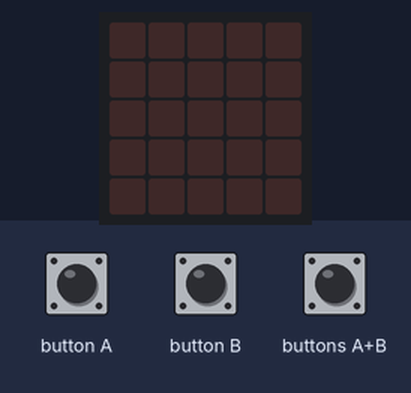
A program run on a simulated BBC micro:bit (MakeCode). Shown: the board's 5×5 LED display. The inputs (shaded band) are chosen by the test bench.

Above: at 1.2 s.
1.3 s: button A pressed for 0.15 s
At 2.3 s:
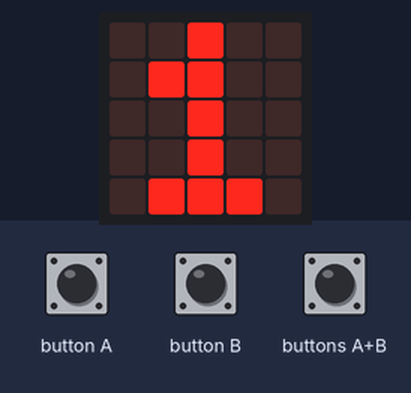
2.9 s: button B pressed for 0.15 s
At 3.5 s:
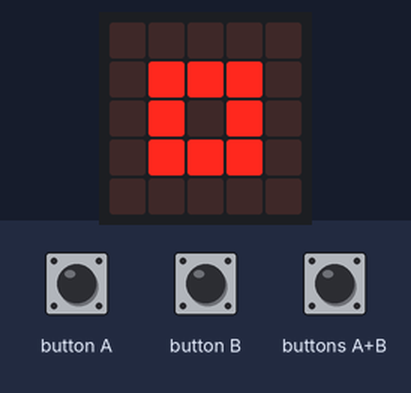
4.5 s: buttons A+B pressed for 0.15 s
At 5.8 s:
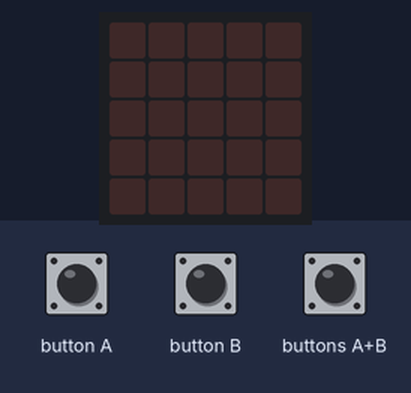
6.1 s: button A pressed for 0.15 s
At 7.1 s:
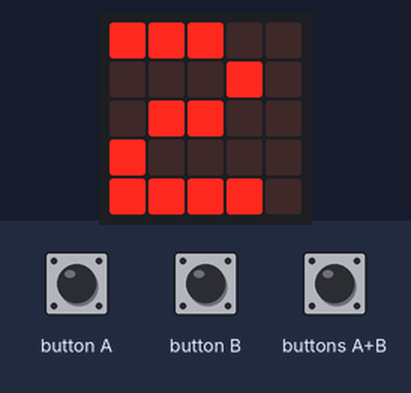
7.7 s: button B pressed for 0.15 s
At 8.3 s:
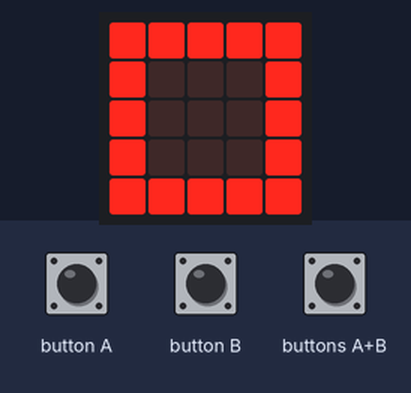
9.3 s: buttons A+B pressed for 1 s
At 10.8 s:
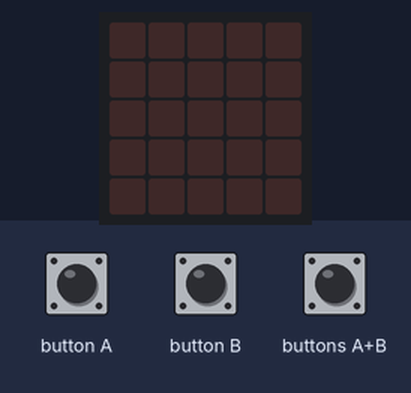
Timing chart, 0 to 12.3 s (numbered marks = the images above; inputs shaded):
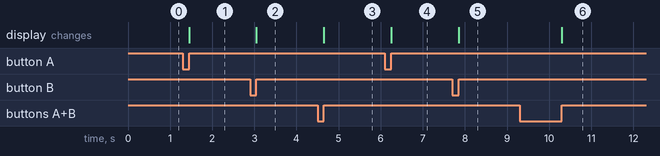

Measured:
- after the input at 1.3 s, the display: changes after 0.15 s (image 1)
- after the input at 2.9 s, the display: changes after 0.15 s (image 2)
- after the input at 4.5 s, the display: changes after 0.15 s (image 3)
- after the input at 6.1 s, the display: changes after 0.15 s (image 4)
- after the input at 7.7 s, the display: changes after 0.15 s (image 5)
- after the input at 9.3 s, the display: changes after 1.0 s (image 6)

The program:

main.ts
```typescript
input.onButtonPressed(Button.A, function () {
    _1 += 1
    basic.showNumber(_1)
    if (_1 == 4) {
        basic.showIcon(IconNames.No)
        _1 = 1
        basic.showNumber(_1)
    }
})
input.onButtonPressed(Button.AB, function () {
    basic.clearScreen()
})
input.onButtonPressed(Button.B, function () {
    if (_1 == 1) {
        basic.showIcon(IconNames.SmallSquare)
    }
    if (_1 == 2) {
        basic.showIcon(IconNames.Square)
    }
    if (_1 == 3) {
        basic.showIcon(IconNames.Scissors)
    }
})
let _1 = 0
_1 = 0
basic.forever(function () {

})
```

test.ts
```typescript
// testes vão aqui; isto não será compilado quando este pacote for usado como uma extensão.
```
